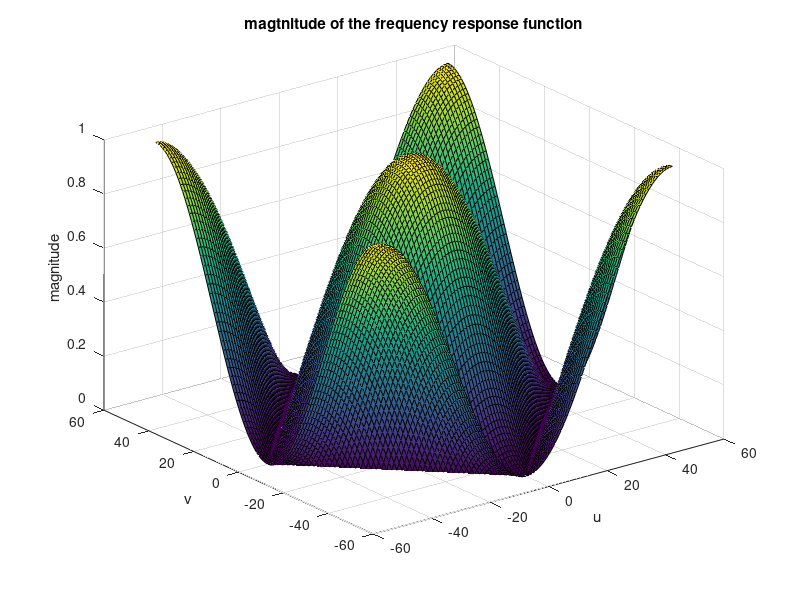
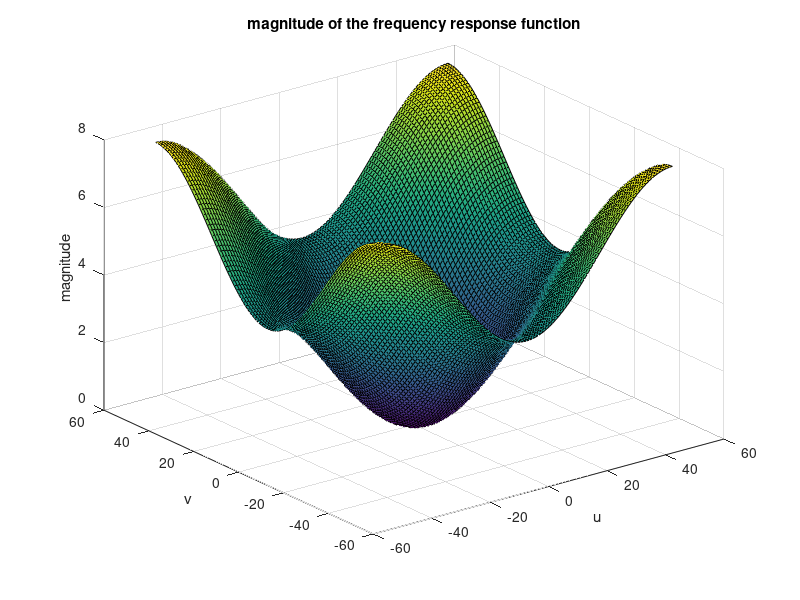

The MATLAB source for these figures, in order:
M = 100; N = 100;
u = linspace(-M / 2, M / 2, M + 1); % create a vector from -M/2 to M/2, M + 1 points in total
v = linspace(-N / 2, N / 2, N + 1);

[uu, vv] = meshgrid(u, v); % uu and vv are matrice in size[M+1, N+1]

magnitude = 0.5 * abs(cos(2 * pi * vv / N) + cos(2 * pi * uu / M)); % magnitude is matrix in size[M+1, N+1]

figure(1);
% mesh(uu, vv, magnitude);
surf(uu, vv, magnitude);
xlabel("u");
ylabel("v");
zlabel("magnitude");
title("magtnitude of the frequency response function");
saveas(gcf, "./output_images/frequency_response", "png");

magnitude2 = 2 * abs(cos(2 * pi * uu / M) + cos(2 * pi * vv / N) - 2);
figure(2);
% mesh(uu, vv, magnitude2);
surf(uu, vv, magnitude2);
xlabel("u");
ylabel("v");
zlabel("magnitude");
title("magnitude of the frequency response function");
saveas(gcf, "./output_images/frequency_response2", "png");
